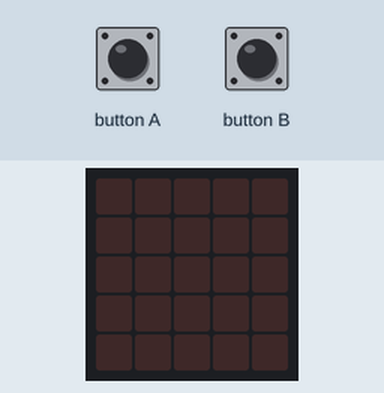
Simulated run of this program. Board: BBC micro:bit (MakeCode). On the bench: the board's 5×5 LED display. The test bench sets the inputs (shaded band).

Above: at 1.2 s.
1.3 s: button A pressed for 0.15 s
At 1.35 s:
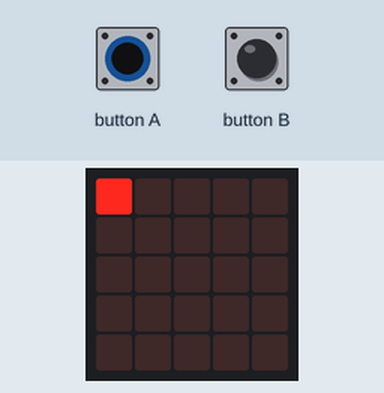
4.3 s: button B pressed for 3.2 s
At 4.35 s:
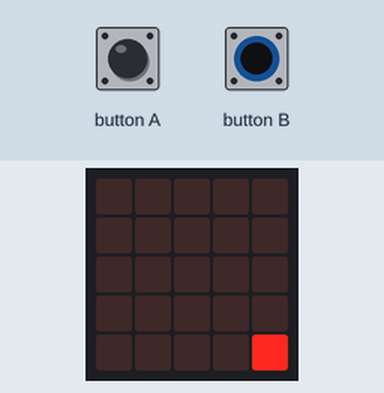
9.0 s: button A pressed for 1 s
At 9.59 s:
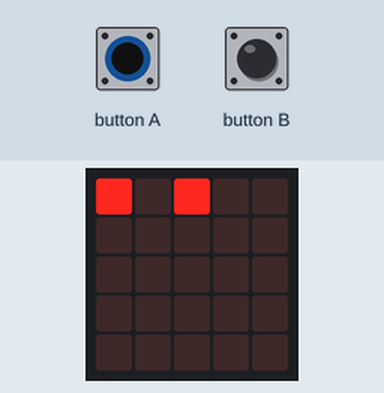
12.0 s: button B pressed for 0.15 s
At 14.7 s:
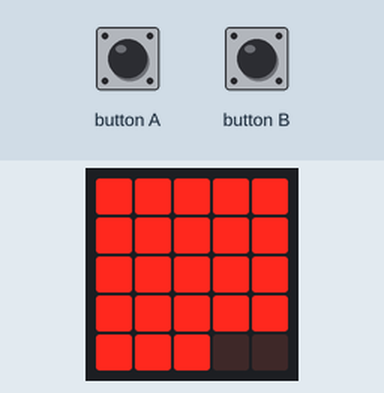
15.0 s: button B pressed for 1 s
At 15.05 s:
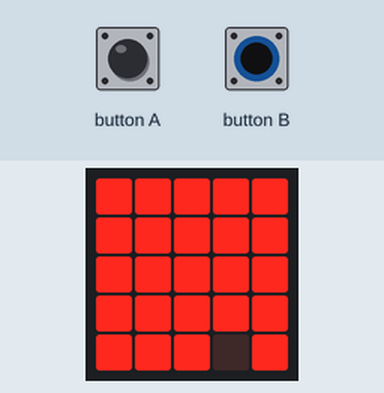
18.0 s: button A pressed for 3.2 s
At 18.15 s:
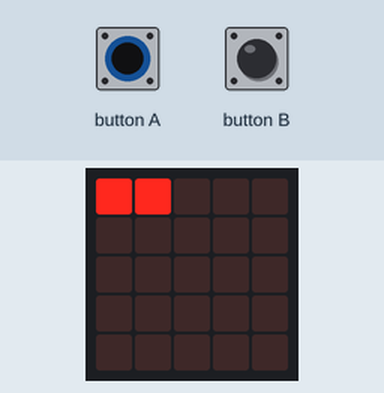

Measured:
- after the input at 1.3 s, the display: changes at once (image 1)
- after the input at 4.3 s, the display: changes at once (image 2)
- after the input at 9.0 s, the display: first differs from a run without the input after 0.54 s (image 3)
- after the input at 12.0 s, the display: first differs from a run without the input after 0.25 s (image 4 shows a later state)
- after the input at 15.0 s, the display: changes at once (image 5)
- after the input at 18.0 s, the display: first changes at once (image 6 shows a later state)

The program:

ledsnake.py
```python
def turnOnLED():
    if input.button_is_pressed(Button.A):
        for y in range(5):
            for x in range(5):
                led.plot(x, y)
                basic.pause(100)
    if input.button_is_pressed(Button.B):
        for y in range(4, -1, -1):
            for x in range(4, -1, -1):
                led.plot(x, y)
                basic.pause(100)
basic.forever(turnOnLED)

def turnOffLED():
    if input.button_is_pressed(Button.A):
        basic.pause(200)
        for y2 in range(5):
            for x2 in range(5):
                led.unplot(x2, y2)
                basic.pause(100)
    if input.button_is_pressed(Button.B):
        basic.pause(200)
        for y2 in range(4, -1, -1):
            for x2 in range(4, -1, -1):
                led.unplot(x2, y2)
                basic.pause(100)
basic.forever(turnOffLED)
```
